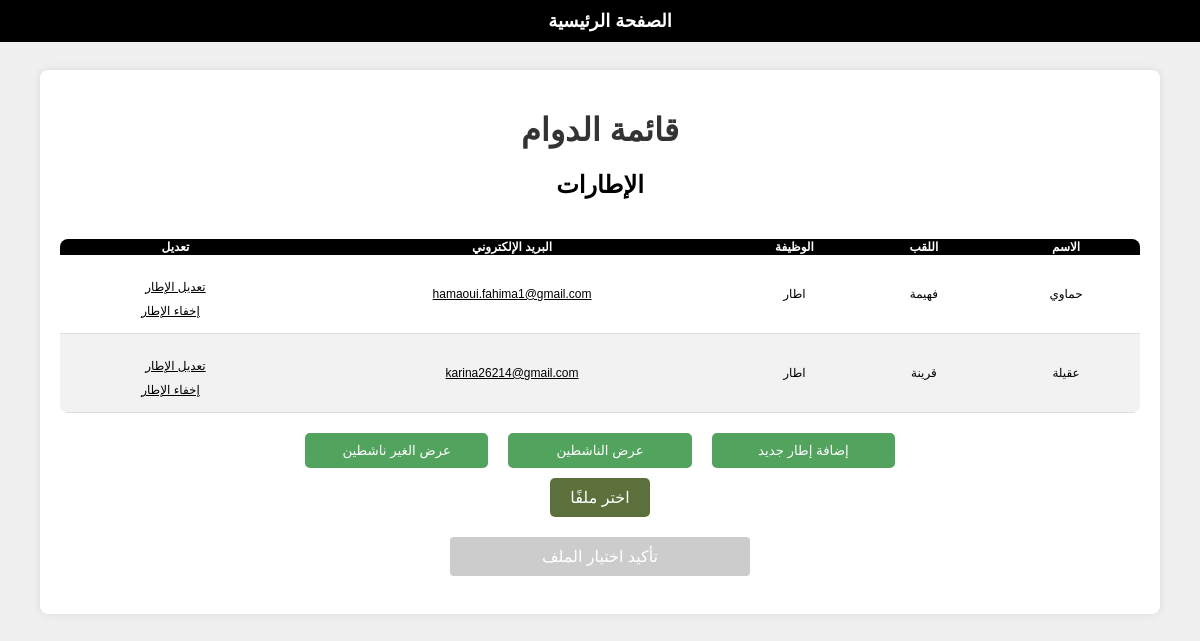
The page /afficher_liste/ on the database as committed earlier.
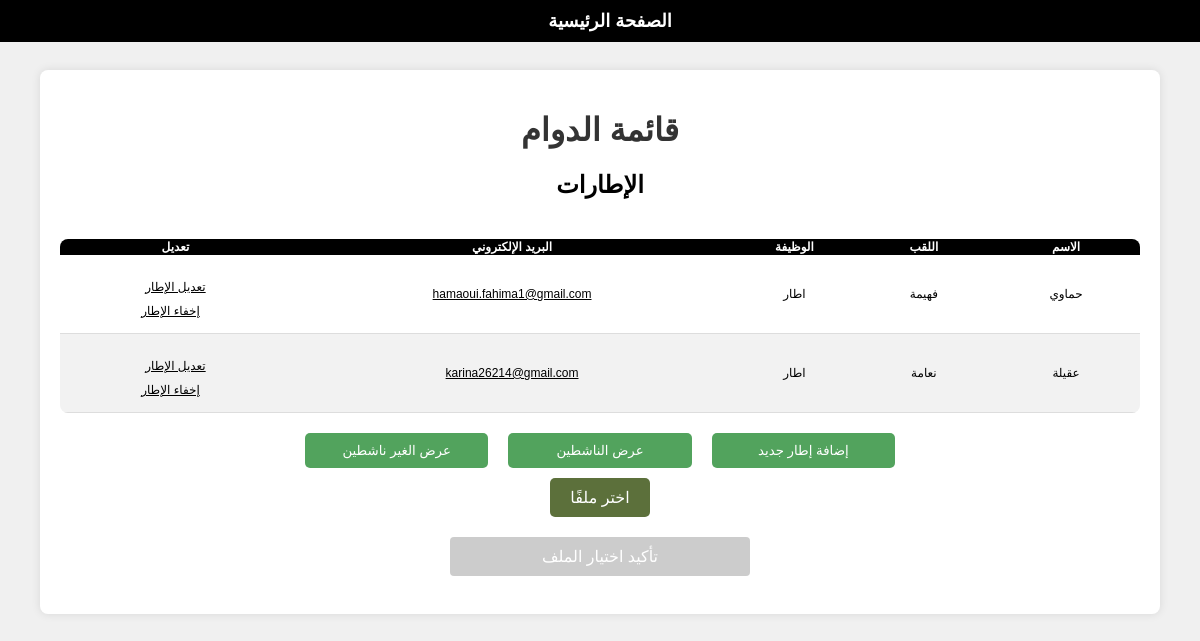
The same page on the database as committed later.
### main/models.py (models this page shows, shortened)
class Cadre (models.Model):
    id = models.AutoField(primary_key= True)
    nom = models.CharField(max_length= 40)
    prenom = models.CharField(max_length = 40)
    poste = models.CharField(max_length= 60)
    email = models.EmailField(unique= True , max_length= 100)
    active = models.BooleanField(default = True)

### main/views.py (the view, shortened to what this page needs)
def afficher_liste (request) :
    if request.method == 'GET':
        filter_param = request.GET.get('filter')
        emails = Cadre.objects.filter(active=True).values_list('email', flat=True)
        email_list = ','.join(emails)
        if filter_param == 'inactive':
            cadres = Cadre.objects.filter(active=False)
            return render(request, 'afficher_liste.html', {'cadres': cadres, 'email_list': email_list})
        else :
            cadres = Cadre.objects.filter(active=True)
            return render(request, 'afficher_liste.html', {'cadres': cadres, 'email_list': email_list})

### main/templates/afficher_liste.html (shortened to what this page needs)
<!DOCTYPE html>
<html lang="ar" dir="rtl">
<head>
</head>
<body>
    <div class="homenavbar">
        <a href="{% url 'home' %}">الصفحة الرئيسية</a>
    </div>
    <div class="container">
        <h1>قائمة الدوام</h1>
        <h2>الإطارات</h2>
        <div class="cadre">
            <table>
                <thead>
                    <tr>
                        <th>الاسم</th>
                        <th>اللقب</th>
                        <th>الوظيفة</th>
                        <th>البريد الإلكتروني</th>
                        <th>تعديل</th>
                    </tr>
                </thead>
                <tbody>
                    {% for cadre in cadres %}
                        <tr>
                            <td>{{ cadre.nom }}</td>
                            <td>{{ cadre.prenom }}</td>
                            <td>{{ cadre.poste }}</td>
                            <td><a href="mailto:{{ cadre.email }}">{{ cadre.email }}</a></td>
                            <td>
                                {% if cadre.active %}
                                    <div class="lien">  <a href="{% url 'modifier cadre' cadre.id %}" >تعديل الإطار</a> </div>
                                    <div class="lien"> <a href="{% url 'masque cadre' cadre.id %}" style="margin-right: 10px;">إخفاء الإطار</a> </div>
                                {% else %}
                                    <div class="lien"> <a href="{% url 'modifier cadre' cadre.id %}">تعديل الإطار</a> </div>
                                    <div class="lien"><a href="{% url 'desmasque cadre' cadre.id %}" style="margin-right: 10px;">إظهار الإطار</a></div>
                                {% endif %}
                            </td>
                        </tr>
                    {% endfor %}
                </tbody>
            </table>
        </div>
        <div class="btn-group">
            <form method="get" action="{% url 'ajouter cadre' %}">
                <button type="submit">إضافة إطار جديد</button>
            </form>
            <form method="get" action="{% url 'afficher liste' %}">
                <button type="submit" name="filter" value="active">عرض الناشطين</button>
            </form>
            <form method="get" action="{% url 'afficher liste' %}">
                <button type="submit" name="filter" value="inactive">عرض الغير ناشطين</button>
            </form>
        </div>
        <form method="post" enctype="multipart/form-data">
            <label class="custom-file-upload">
                <span>اختر ملفًا</span>
            </label>
            <button type="submit" class="btn" id="submit-button" disabled>تأكيد اختيار الملف</button>
        </form>
    </div>
</body>
</html>

Rows that differ between the two databases and show on the page:
changed Cadre "عقيلة": prenom "قرينة" → "نعامة"
